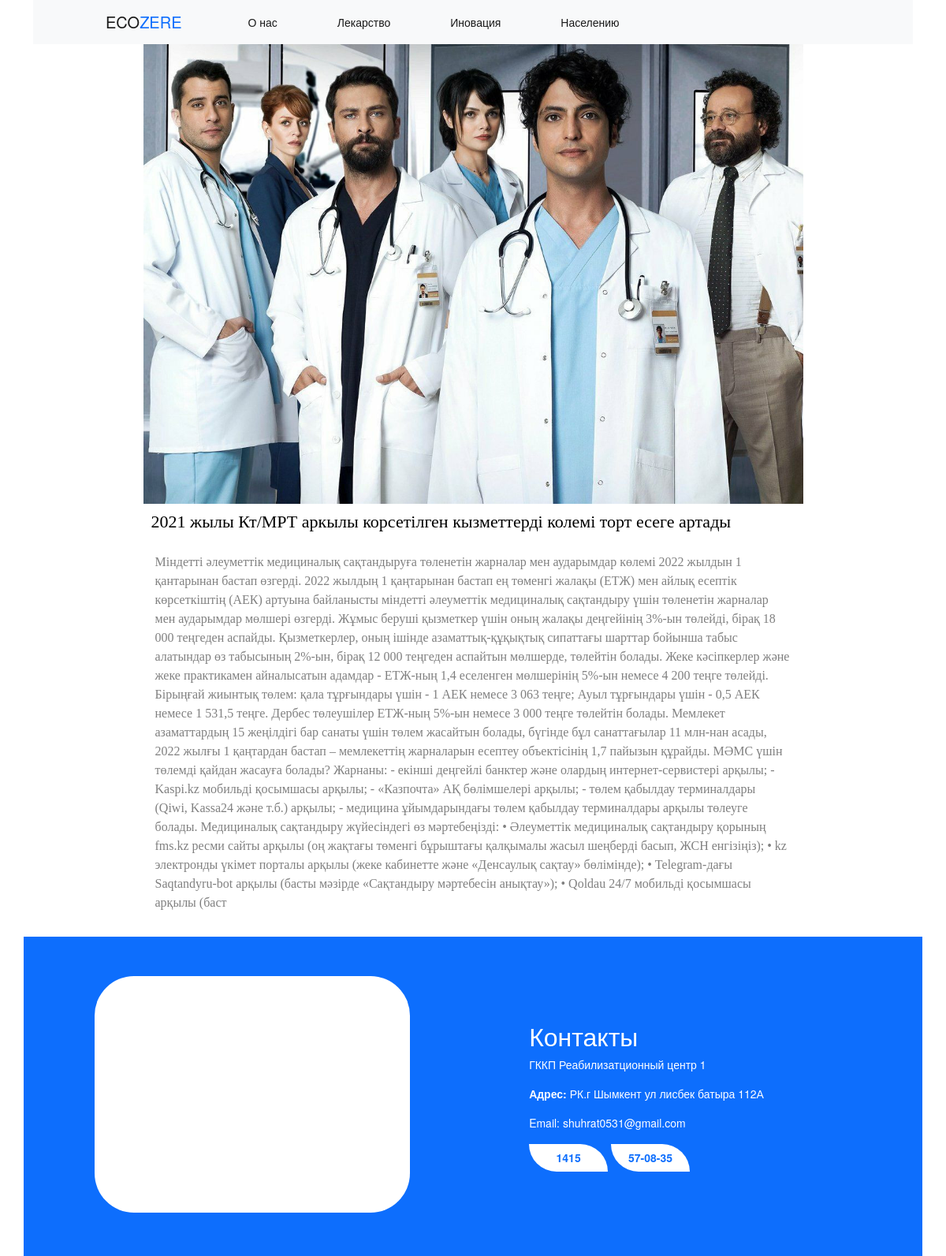
The page /news/1/ on the database its author committed.
### aziret/models.py (models this page shows)
class News(models.Model):
    title =   models.CharField(max_length=120)
    imgs = models.ImageField(upload_to ='upload', blank= True,null =True)
    body = models.TextField()
    avtor=models.TextField()

### aziret/views.py (the view)
# urls.py: path('news/<int:id>/', views.news, name='news'),
def news(request,id):
    news = News.objects.get(id=id)
    return render(request,"aziret/news.html",{'news':news})

### aziret/templates/aziret/news.html (shortened to what this page needs)
{% load static %}
<!DOCTYPE html>
<html lang="en">
<head>
    <link href="https://cdn.jsdelivr.net/npm/bootstrap@5.0.2/dist/css/bootstrap.min.css" rel="stylesheet">
    <link rel="stylesheet" href="{% static 'css/style.css' %}">
    <link
  rel="stylesheet"
  href="https://cdn.jsdelivr.net/npm/swiper@8/swiper-bundle.min.css"
/>
</head>
<body>
    <div class="container">
      <nav class="navbar navbar-expand-lg navbar-light bg-light">
        <div class="container-fluid">
          <a class="navbar-brand media_zap" href="{% url 'index'%}">ECO<span class="text-primary">ZERE</span> </a>
          <div class="collapse navbar-collapse" id="navbarSupportedContent">
            <ul class="navbar-nav me-auto mb-2 mb-lg-0">
              <li class="nav-item">
                <a class="nav-link active" aria-current="page" href="{% url 'about'%}">О нас </a>
              </li>
              <li class="nav-item">
                <a class="nav-link active" href="{% url 'naseleniya'%}">Лекарство</a>
              </li>
              <li class="nav-item ">
                <a class="nav-link active" href="{% url 'naseleniya'%}" tabindex="-1" aria-disabled="true">Иновация</a>
              </li>
              <li class="nav-item">
                <a class="nav-link active" href="{% url 'naseleniya'%}" tabindex="-1" aria-disabled="true">Населению</a>
              </li>
            </ul>
          </div>
        </div>
      </nav>
    </div>
    <div class="container">
           <div class="mini_item big_item mx-auto w-75 h-100">
             <img width="100%" src="{{news.imgs.url}}" alt="">
             <h6>{{news.title}}</h6>
             <p>{{news.body}}</p>
           </div>
          </div>
          <div class="container bgron">
            <footer >
              <div class="footer">
              <div class="maps0"><iframe class="maps" src="https://www.google.com/maps/embed?pb=!1m18!1m12!1m3!1d47215.23308789378!2d69.7339576779171!3d42.30088817269691!2m3!1f0!2f0!3f0!3m2!1i1024!2i768!4f13.1!3m3!1m2!1s0x38a8e0ce7e8dc53b%3A0x880489cf70d10323!2z0KHQsNC50YDQsNC8!5e0!3m2!1sru!2skz!4v1663777374536!5m2!1sru!2skz" width="600" height="450" style="border:0;" allowfullscreen="" loading="lazy"></iframe></div>
              <div class="maps_contac">
                <h2>Контакты </h2>
                <p>ГККП Реабилизатционный центр 1</p>
                <p><b>  Адрес:</b> РК.г Шымкент ул лисбек батыра 112А </p>
                <p>Email: shuhrat0531@gmail.com</p>
                <button class="botn">1415</button>
                <button class="botn">57-08-35</button>
              </div>
            </div>
            </footer>
          </div>
</body>
</html>

### aziret/static/css/style.css (style rules this page uses)
body { margin: 0; padding: 0; }
.collapse ul li { margin-left: 40px; }
.container-fluid { align-items: center; }
.navbar-brand { margin-left: 80px; }
.nav-link { margin-left: 20px; }
.mini_item { width: 350px; height: 320px; cursor: pointer; }
.mini_item p { font-size: 16px; padding: 15px; color: gray; font-family: 'Lora', serif; }
.mini_item h6 { font-size: 22px; font-weight: 500; margin: 10px; font-family: 'Lora', serif; }
.footer { display: flex; }
.maps_contac { margin: auto; color: white; }
.bgron { background-color: #0d6efd; padding: 50px; }
.maps { border: 3px solid white; border-radius: 50px; background-color: white; width: 400px; height: 300px; margin-left: 40px; padding: 10px; }
html, body { position: relative; height: 100%; }
body { font-family: Helvetica Neue, Helvetica, Arial, sans-serif; font-size: 14px; color: #000; margin: 0; padding: 0; }
.botn { border: 0; background-color: white; color: #0d6efd; width: 100px; height: 35px; font-weight: 700; border-radius: 0 50px; }
a { text-decoration: none; }

### rows shown on the page
News: imgs (picture), title "2021 жылы Кт/МРТ аркылы корсетілген кызметтерді колемі торт есеге артады", body "Міндетті әлеуметтік медициналық сақтандыруға төленетін жарналар мен аударымдар көлемі 2022 жылдын 1 қантарынан бастап өзгерді. 2022 жылдың 1 қаңтарынан бастап ең төменгі жалақы (ЕТЖ) мен айлық есептік көрсеткіштің (АЕК) артуына байланысты міндетті әлеуметтік медициналық сақтандыру үшін төленетін жарналар мен аударымдар мөлшері өзгерді. Жұмыс беруші қызметкер үшін оның жалақы деңгейінің 3%-ын төлейді, бірақ 18 000 теңгеден аспайды. Қызметкерлер, оның ішінде азаматтық-құқықтық сипаттағы шарттар бойынша табыс алатындар өз табысының 2%-ын, бірақ 12 000 теңгеден аспайтын мөлшерде, төлейтін болады. Жеке кәсіпкерлер және жеке практикамен айналысатын адамдар - ЕТЖ-ның 1,4 еселенген мөлшерінің 5%-ын…"
